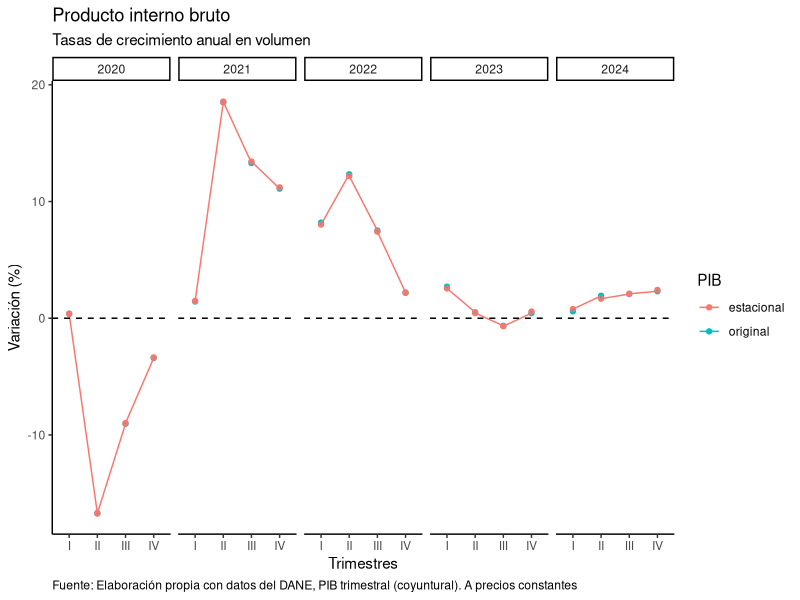
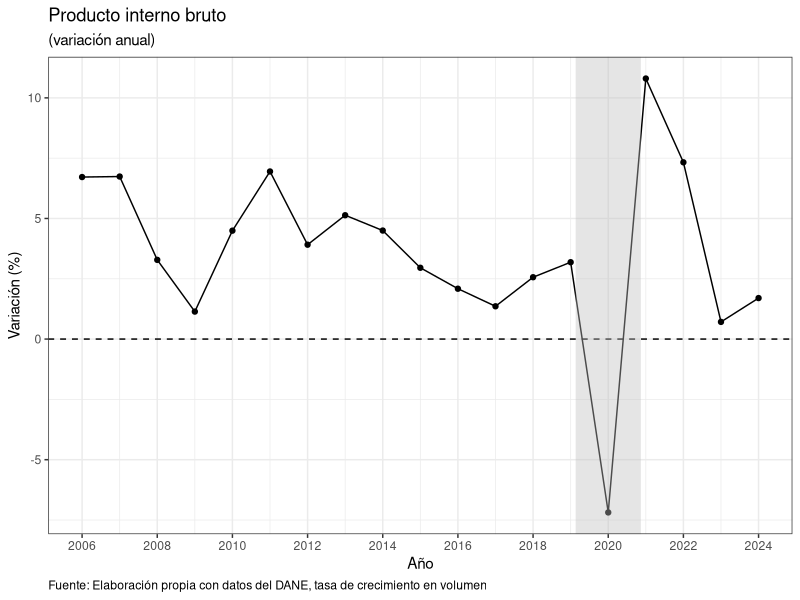

The R script that drew these images, in order:
## ---- chunk 1

library(readxl)
library(tidyverse)

## ---- chunk 2

data = read_excel("PIB trimestral_2020_2024.xlsx")

data
## ---- chunk 3

data2 = read_excel("PIB anual_2006_2024.xlsx")

data2
## ---- chunk 4

data = pivot_longer(data, cols = 3:4, names_to = "PIB",
                    values_to = "value")

data
## ---- chunk 5

dashline = 0   # Baseline

ggplot(data) +
  geom_point(aes(x = Trimestre, y = value, colour = PIB, group = 2)) +
  geom_line(aes(x = Trimestre, y = value, colour = PIB, group = 2)) +
  geom_hline(yintercept = dashline, color = "black", linewidth = 0.5, linetype = 2) +
  facet_grid( . ~ Año) +
  theme_classic() +
  labs(title = "Producto interno bruto",
       subtitle = "Tasas de crecimiento anual en volumen",
       x = "Trimestres",
       y = "Variación (%)",
       caption = "Fuente: Elaboración propia con datos del DANE, PIB trimestral (coyuntural). A precios constantes") +
  theme(plot.caption.position = "panel",
        plot.caption = element_text(hjust = 0))

## ---- chunk 6

dashline = 0       # Baseline
shadedarea = 2020  # Year of interest

data2 |> 
  ggplot(aes(x = Año, y = `Producto interno bruto`)) +
  geom_point() +
  geom_line() +
  geom_hline(yintercept = dashline, color = "black", linewidth = 0.5, linetype = 2) +
  geom_vline(xintercept = shadedarea, col = "grey", linewidth = 22, alpha = 0.4) +
  scale_x_continuous(breaks = seq(2006, 2024, by = 2)) +
  theme_bw() +
  labs(title = "Producto interno bruto",
       subtitle = "(variación anual)",
       x = "Año",
       y = "Variación (%)",
       caption = "Fuente: Elaboración propia con datos del DANE, tasa de crecimiento en volumen") +
  theme(plot.caption.position = "panel",
        plot.caption = element_text(hjust = 0))
